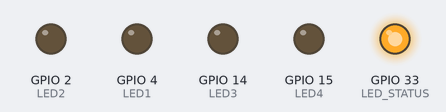
Recording of a program running on a simulated ESP32. On the bench: output pins drawn as LEDs (lit = HIGH). WiFi joins after 1.5 s; servers stay silent unless stated; no MQTT or app messages arrive unless stated; what the program prints to the serial monitor is not drawn.

Above: at 0.1 s.
At 2.21 s:
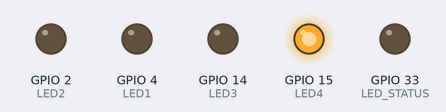
At 11.02 s:
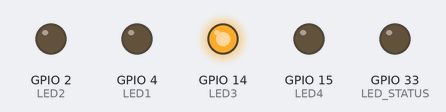
At 19.95 s:
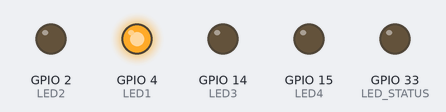
At 29.93 s:
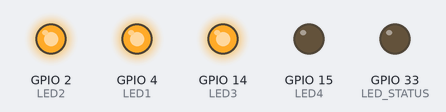
At 39.92 s:
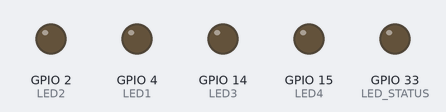
Timing chart, 0 to 40.0 s (numbered marks = the images above):
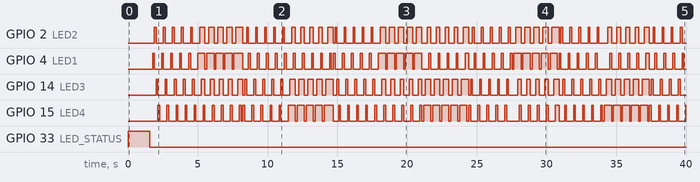

Measured:
- by itself, GPIO 2 (LED2), GPIO 14 (LED3): moves between LOW and HIGH, repeating every 16.2 s
- by itself, GPIO 4 (LED1): LOW → HIGH at 1.8 s, → LOW 0.13 s later, → HIGH 0.52 s later, → LOW 0.13 s later, … (118 changes in this stretch)
- by itself, GPIO 15 (LED4): LOW → HIGH at 2.1 s, → LOW 0.13 s later, → HIGH 0.52 s later, → LOW 0.13 s later, … (119 changes in this stretch)

The program:

main.cpp
```cpp
/*
 * Encende 4 Leds con ESP32CAM
 * Por: Cesar Monroy
 * Fecha: 09 de agosto de 2021
 *
 * Este programa prende 4 leds en secuencia:
 * Secuencia exclusiva ascendente durante 5 segundos
 * Secuencia aditiva durante 5 segundos
 * Secuencia descendente exclusiva durante 5 segundos
 * Secuencia descendente aditiva durante 5 segundos
 * Repite en este orden durante durante 30 segundo y repite en orden inverso durante 90 segundos.
 * Esto se realiza solo 4 veces. Despues todos los leds se apagan.
 * Ademas se envia por mqtt una suma incremental más el valor en binario de la secuencia de los leds
 *
 * Componente     PinESP32CAM     Estados lógicos
 * led 1-------GPIO 4----------On=>HIGH, Off=>LOW
 * led 2-------GPIO 2----------On=>HIGH, Off=>LOW
 * led 3-------GPIO 14----------On=>HIGH, Off=>LOW
 * led 4-------GPIO 15----------On=>HIGH, Off=>LOW
 */

//**************************************
//*********** LIBRERIAS ****************
//**************************************
#include <Arduino.h> //Libreria para que platfomio trabaje con Arduino
#include <stdio.h> //Libreria para usar la entrada y salida estandar
#include <WiFi.h>  //Libreria para manejar el WiFi del ESP32CAM
#include <PubSubClient.h> //Libreria para manejar MQTT

//**************************************
//*********** PIN CONFIG ***************
//**************************************
#define LED_STATUS 33 // Define la macro para controlar el led de Status
#define LED1 4 // Define la macro para controlar el led 1 con el pin 4
#define LED2 2 // Define la macro para controlar el led 2 con el pin 2
#define LED3 14 // Define la macro para controlar el led 3 con el pin 14
#define LED4 15 // Define la macro para controlar el led 4 con el pin 15

//**************************************
//*********** WIFI CONFIG **************
//**************************************
#define ssid "***********"  // Poner el nombre de la red a la que se desea conectar
#define password "**********"  // Escribir la contraseña de la red

//**************************************
//*********** MQTT CONFIG **************
//**************************************
#define mqtt_servidor "***********"  //Poner la IP del broker al que se quiere conectar
#define mqtt_puerto 1883 //Puerto al que conectarse
#define clientId "********" //Poner el id de cliente que se quiere para conectarse al broker
#define topic "****************" //Tema a suscribirse

//**************************************
//*********** OBJETOS ******************
//**************************************
WiFiClient espClient; //Maneja los datos de conexion WiFi
PubSubClient client(espClient); //Maneja los datos de conexion al broker

//**************************************
//*********** GLOBALES   ***************
//**************************************
double timeLast, timeNow; // Variables para el control de tiempo no bloqueante
char leds; //Varable para los bits
int segundos=0,veces=0, marca_tiempo=0; //Varaibles para contar los segundos y la veces que se termino el ciclo de 120 segundos
char valor[5];  //Cadena con el valor binario de la secuencia de leds

//************************
//****** FUNCIONES *******
//************************
void conectar_wifi();  //Funcion encargada de conectarse al WiFi
void enviar_datos_mqtt(); //Funcion que envia la suma y la cadena con el valor binario de la secuencia de leds
void conectar_Broker();  //Funcion que se conecta al broker
void correr_bits(int,int,bool);  //Funcion que hace en orden el corrimiento de bits
void asc_aditivo(int);
void asc_exclusivo(int);
void des_aditivo(int);
void des_exclusivo(int);
void prender_led(char); //Funcion que prende los leds

void setup() {
  pinMode (LED_STATUS, OUTPUT);// Se configura el pin 33 como salida
  pinMode (LED1, OUTPUT);// Se configura el pin 4 como salida
  pinMode (LED2, OUTPUT);// Se configura el pin 2 como salida
  pinMode (LED3, OUTPUT);// Se configura el pin 14 como salida
  pinMode (LED4, OUTPUT);// Se configura el pin 15 como salida
  //Empezar con los leds apagados
  digitalWrite(LED1, LOW);
  digitalWrite(LED2, LOW);
  digitalWrite(LED3, LOW);
  digitalWrite(LED4, LOW);
  conectar_wifi();  //Realiza la conexion por wifi
  client.setServer(mqtt_servidor, mqtt_puerto); //Función que define el servidor MQTT
  conectar_Broker();//Conectar al Broker
  timeLast = millis (); // Inicia el control de tiempo
}

void loop() {
  if(veces<4){ //Comprueba que el ciclo solo se haga 4 veces
    timeNow = millis ();  // Seguimiento de tiempo
    if (timeNow - timeLast > 0200) {  //Comprueba que ya paso un segundo
      marca_tiempo++;
      //Contar los segundos
      if(marca_tiempo%5==0){
        printf("segundos %i\n", segundos); // Imprimir los segundos
        segundos++; //Aumenta el contador de los segundos
      }
      if ((segundos%120)<30) { //Comprueba que son los primeros 30 segundos del ciclo
        if(segundos%120==0 && marca_tiempo%5==0){  //Comprueba que se esta iniciando el ciclo
          veces++;  //Aumenta el contador de ciclos
          printf("veces: %i\n", veces); //Imprimir las veces
        }
        correr_bits(segundos%20,marca_tiempo%5, 1); //Hace el corrimiento de bits en orden normal
      }else{
        correr_bits((segundos-30)%20,marca_tiempo%5, 0); //Hace el corrimiento de bits en orden inverso
      }
      prender_led(leds); //Prende los leds conrrespondientes
      enviar_datos_mqtt();  //Envia los datos al mqtt
      timeLast = millis (); // Inicia el control de tiempo
    }
  }else{
    //Si ya se ejecuto 4 veces apaga todos los leds
    leds=0b00000000;
    prender_led(leds);
  }
}

void prender_led(char bits){
  if((bits & 0b00001000)==0b00001000){
    digitalWrite(LED1,HIGH);
    valor[0]='1';
  }else{
    digitalWrite(LED1,LOW);
    valor[0]='0';
  }
  if((bits & 0b00000100)==0b00000100){
    digitalWrite(LED2,HIGH);
    valor[1]='1';
  }else{
    digitalWrite(LED2,LOW);
    valor[1]='0';
  }
  if((bits & 0b00000010)==0b00000010){
    digitalWrite(LED3,HIGH);
    valor[2]='1';
  }else{
    digitalWrite(LED3,LOW);
    valor[2]='0';
  }
  if((bits & 0b00000001)==0b00000001){
    digitalWrite(LED4,HIGH);
    valor[3]='1';
  }else{
    digitalWrite(LED4,LOW);
    valor[3]='0';
  }
}

void correr_bits(int s, int i, bool dir){
  //Hace el corrimiento de leds dependiendo de en que segundo dentro del ciclo se encuentre
  if(s<5){
    dir==true?asc_exclusivo(i):des_aditivo(i);
  }else if(s>=5 && s<10){
    dir==true?asc_aditivo(i):des_exclusivo(i);
  }else if(s>=10 && s<15){
    dir==true?des_exclusivo(i):asc_aditivo(i);
  }else if(s>=15 && s<20){
    dir==true?des_aditivo(i):asc_exclusivo(i);
  }
}

void asc_aditivo(int i) {
    if(i==0){
      leds=0b00000000;
    }else if(i==1){
      leds=0b00001000;
    }else{
      leds=((leds>>1)|leds); //Secuencia aditiva ascendente
    }
}
void asc_exclusivo(int i) {
  i==1?leds=0b00001000:leds>>=1;
}
void des_aditivo(int i) {
    if(i==0){
      leds=0b00000000;
    }else if(i==1){
      leds=0b00000001;
    }else{
      leds=((leds<<1)|leds); //Secuencia descendente aditiva
    }
}
void des_exclusivo(int i) {
  i==1?leds=0b00000001:leds<<=1;
}

void conectar_wifi(){
  Serial.begin (115200);  //Inicialización de comunicación serial a 1152000 baudios
  //Imprimir en el monitor serial
  Serial.print("\n\nConectando a ");
  Serial.println(ssid);
  // Iniciar el WiFi
  WiFi.begin(ssid, password); //Esta es la función que realiza la conexión a WiFi
  while (WiFi.status() != WL_CONNECTED) { // Este bucle espera a que se realice la conexión
    digitalWrite (LED_STATUS, HIGH); //Se apaga el led de Status
    delay(100); //dado que es de suma importancia esperar a la conexión, debe usarse espera bloqueante
    digitalWrite (LED_STATUS, LOW); //Se enciende el led de Status
    Serial.print(".");  // Indicador de progreso
    delay (5);
  }
}

void enviar_datos_mqtt(){
  if (client.connected()){
    char payload[25];
    String str = "Suma: "+ String(marca_tiempo)+ "\nValor: "+ valor;
    str.toCharArray(payload, 25);
    client.publish(topic, payload);
  }else{
    conectar_Broker(); //Se conecta a al Broker
    enviar_datos_mqtt();  //Envia los datos al mqtt
  }
}

void conectar_Broker() {
  while (!client.connected()) { // Pregunta si hay conexión
    Serial.print("Intentando conexión Mqtt...");
    //Intentamos conectar
    if (client.connect(clientId)) {
      Serial.println("¡Conectado!");
      // Nos suscribimos
      if(client.subscribe(topic)){
        Serial.println("Suscripcion ok");
      }else{
        Serial.println("fallo Suscripciión");
      }
    }else {
			Serial.print("falló :( con error -> ");
			Serial.print(client.state());
			Serial.println(" Intentamos de nuevo en 5 segundos");
			delay(5000);
		}
  }
}
```
